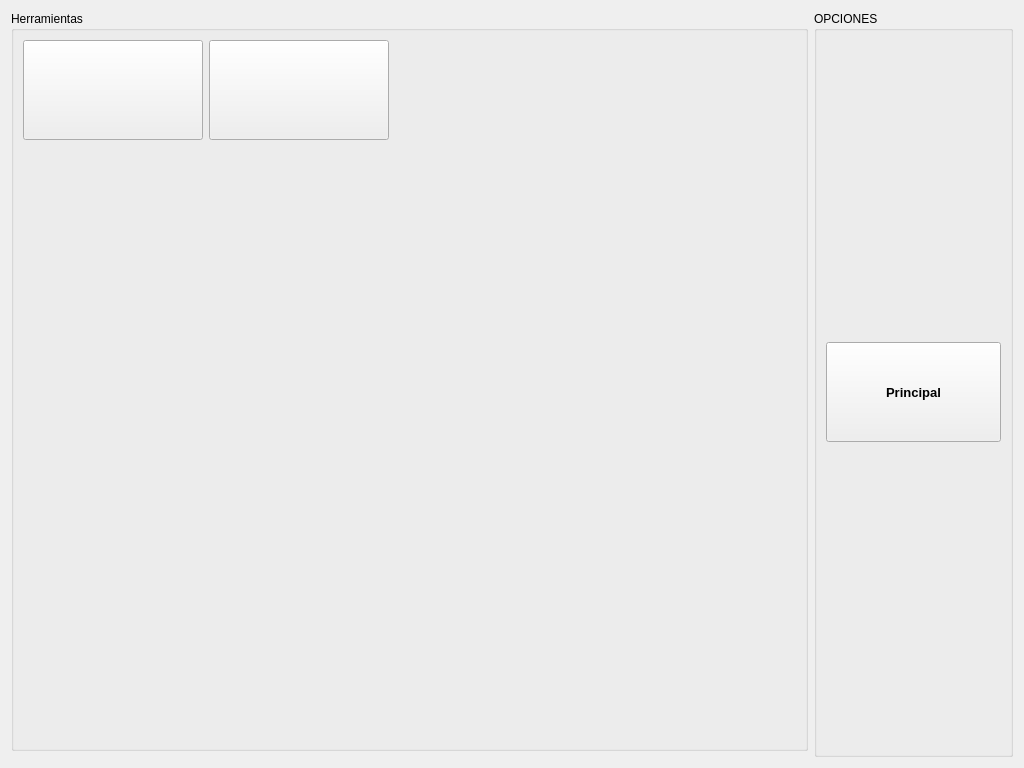
<?xml version="1.0" encoding="UTF-8"?>
<ui version="4.0">
 <class>UtilidadesUI</class>
 <widget class="QWidget" name="UtilidadesUI">
  <property name="geometry">
   <rect>
    <x>0</x>
    <y>0</y>
    <width>1024</width>
    <height>768</height>
   </rect>
  </property>
  <property name="sizePolicy">
   <sizepolicy hsizetype="Expanding" vsizetype="Preferred">
    <horstretch>0</horstretch>
    <verstretch>0</verstretch>
   </sizepolicy>
  </property>
  <property name="windowTitle">
   <string>IN2PS</string>
  </property>
  <property name="windowOpacity">
   <double>1.000000000000000</double>
  </property>
  <layout class="QGridLayout" name="gridLayout">
   <item row="0" column="0">
    <widget class="QGroupBox" name="groupBoxCentral">
     <property name="sizePolicy">
      <sizepolicy hsizetype="Expanding" vsizetype="Preferred">
       <horstretch>12</horstretch>
       <verstretch>20</verstretch>
      </sizepolicy>
     </property>
     <property name="font">
      <font>
       <pointsize>9</pointsize>
      </font>
     </property>
     <property name="title">
      <string>Herramientas</string>
     </property>
     <layout class="QGridLayout" name="gridLayout_2">
      <item row="1" column="0">
       <spacer name="verticalSpacer">
        <property name="orientation">
         <enum>Qt::Vertical</enum>
        </property>
        <property name="sizeHint" stdset="0">
         <size>
          <width>20</width>
          <height>599</height>
         </size>
        </property>
       </spacer>
      </item>
      <item row="0" column="2">
       <spacer name="horizontalSpacer">
        <property name="orientation">
         <enum>Qt::Horizontal</enum>
        </property>
        <property name="sizeHint" stdset="0">
         <size>
          <width>403</width>
          <height>20</height>
         </size>
        </property>
       </spacer>
      </item>
      <item row="0" column="1">
       <widget class="QPushButton" name="pushButton_3">
        <property name="sizePolicy">
         <sizepolicy hsizetype="Fixed" vsizetype="Fixed">
          <horstretch>0</horstretch>
          <verstretch>0</verstretch>
         </sizepolicy>
        </property>
        <property name="minimumSize">
         <size>
          <width>180</width>
          <height>100</height>
         </size>
        </property>
        <property name="maximumSize">
         <size>
          <width>181</width>
          <height>16777215</height>
         </size>
        </property>
        <property name="text">
         <string/>
        </property>
       </widget>
      </item>
      <item row="0" column="0">
       <widget class="QPushButton" name="pushButton_2">
        <property name="sizePolicy">
         <sizepolicy hsizetype="Fixed" vsizetype="Fixed">
          <horstretch>0</horstretch>
          <verstretch>0</verstretch>
         </sizepolicy>
        </property>
        <property name="minimumSize">
         <size>
          <width>180</width>
          <height>100</height>
         </size>
        </property>
        <property name="maximumSize">
         <size>
          <width>181</width>
          <height>16777215</height>
         </size>
        </property>
        <property name="text">
         <string/>
        </property>
       </widget>
      </item>
     </layout>
    </widget>
   </item>
   <item row="0" column="1" rowspan="2">
    <widget class="QGroupBox" name="groupBox_3">
     <property name="sizePolicy">
      <sizepolicy hsizetype="Expanding" vsizetype="Preferred">
       <horstretch>3</horstretch>
       <verstretch>0</verstretch>
      </sizepolicy>
     </property>
     <property name="title">
      <string>OPCIONES</string>
     </property>
     <layout class="QVBoxLayout" name="verticalLayout">
      <property name="spacing">
       <number>50</number>
      </property>
      <property name="sizeConstraint">
       <enum>QLayout::SetNoConstraint</enum>
      </property>
      <property name="rightMargin">
       <number>9</number>
      </property>
      <item>
       <widget class="QPushButton" name="m_PrincipalButton">
        <property name="sizePolicy">
         <sizepolicy hsizetype="Ignored" vsizetype="Ignored">
          <horstretch>0</horstretch>
          <verstretch>0</verstretch>
         </sizepolicy>
        </property>
        <property name="maximumSize">
         <size>
          <width>16777215</width>
          <height>100</height>
         </size>
        </property>
        <property name="font">
         <font>
          <pointsize>10</pointsize>
          <weight>75</weight>
          <bold>true</bold>
         </font>
        </property>
        <property name="toolTip">
         <string>Pantalla Principal</string>
        </property>
        <property name="text">
         <string>Principal</string>
        </property>
        <property name="icon">
         <iconset resource="../../Xaar/InkjetModule/InkjetModule/shared.qrc">
          <normaloff>:/res/images/Home.png</normaloff>:/res/images/Home.png</iconset>
        </property>
        <property name="iconSize">
         <size>
          <width>60</width>
          <height>60</height>
         </size>
        </property>
       </widget>
      </item>
     </layout>
    </widget>
   </item>
  </layout>
 </widget>
 <tabstops>
  <tabstop>m_PrincipalButton</tabstop>
 </tabstops>
 <resources>
  <include location="../../Xaar/SinglePass/shared.qrc"/>
 </resources>
 <connections/>
</ui>
